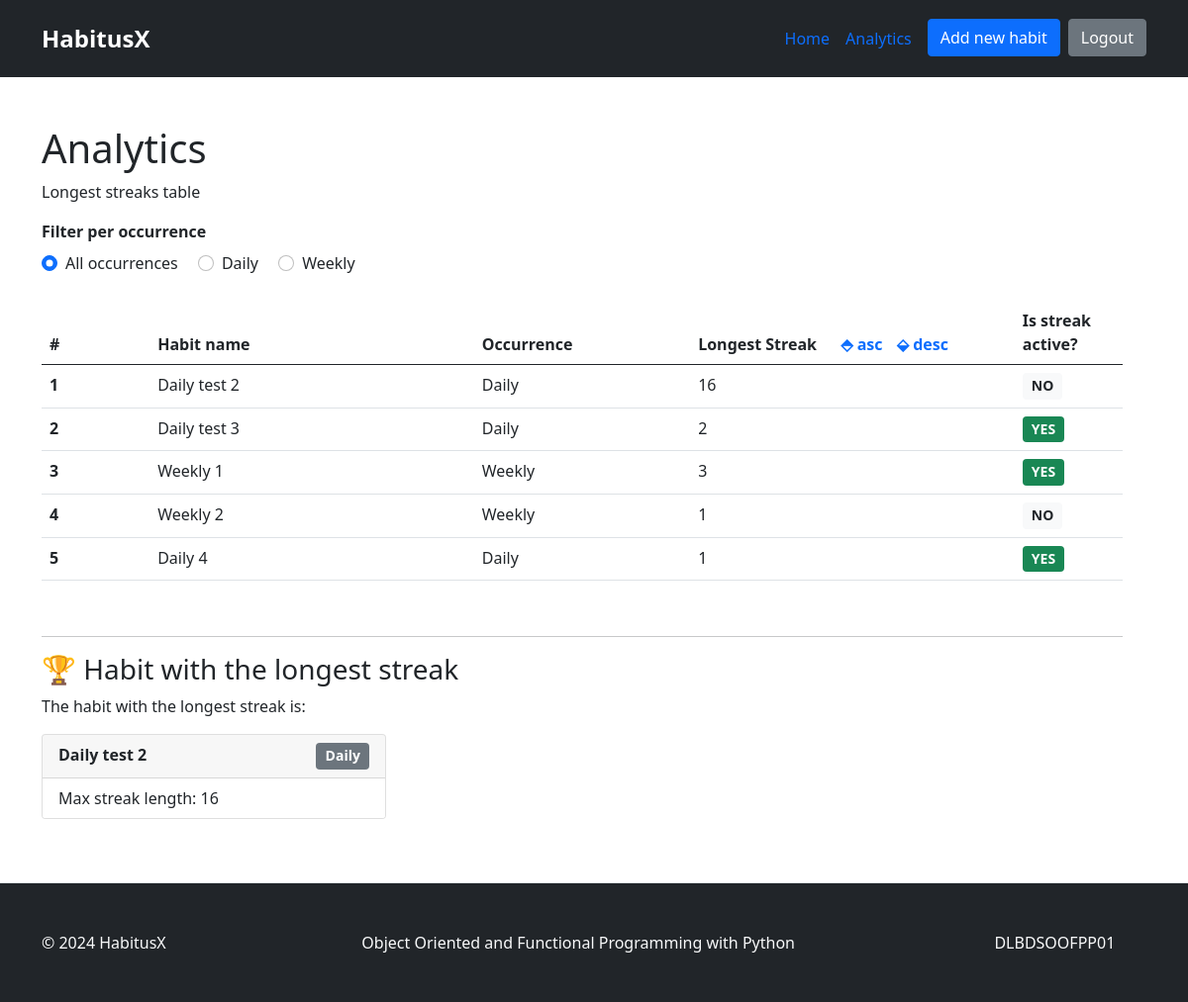
Screenshot of /analytics (signed in) with the database file from the repository.
### habitusxapp/models.py (models this page shows, shortened)
class Habit(models.Model):
    description = models.TextField()
    user = models.ForeignKey(User, on_delete=models.CASCADE)
    occurrence = models.ForeignKey(OccurrenceRate, related_name="occurrence", on_delete=models.CASCADE)
    date_created = models.DateTimeField(default=timezone.now)

class OccurrenceRate(models.Model):
    description = models.TextField(max_length=200)
    daily_rate = models.IntegerField()

### habitusxapp/views.py (the view)
# urls.py: path('analytics', analytics_function_based_list_view, name='analytics'),
def analytics_function_based_list_view(request):
    if request.method != 'GET':
        return HttpResponseNotAllowed(['GET'])
    sort_order = request.GET.get('sort')
    today = timezone.now().date()
    yesterday = today - timedelta(days=1)
    habits = Habit.objects.filter(user=request.user).order_by('date_created')
    habits_list = []
    for habit in habits:
        checkoffs = CheckOff.objects.filter(habit=habit).order_by('date_added')
        consecutive_count = 0
        is_streak_active = False
        if checkoffs.exists() and habit.occurrence.daily_rate == 1:
            consecutive_count = 1
            last_date = checkoffs.first().date_added
            for checkoff in checkoffs[1:]:
                if checkoff.date_added.date() == last_date.date() + timedelta(days=1):
                    consecutive_count += 1
                    last_date = checkoff.date_added
                else:
                    break
            most_recent_date = checkoffs.last().date_added
            if most_recent_date.date() == yesterday or most_recent_date.date() == today:
                is_streak_active = True
        elif checkoffs.exists() and habit.occurrence.daily_rate == 7:
            consecutive_count = 1
            current_week_monday = get_week_monday_from_day(date.today())
            last_week_monday = current_week_monday - timedelta(weeks=1)
            last_week_monday_checkoff = get_week_monday_from_day(checkoffs.first().date_added)
            for checkoff in checkoffs[1:]:
                current_week_monday_checkoff = get_week_monday_from_day(checkoff.date_added)
                if current_week_monday_checkoff.date() == last_week_monday_checkoff.date() + timedelta(weeks=1):
                    consecutive_count += 1
                    last_week_monday_checkoff = current_week_monday_checkoff
                else:
                    break
            most_recent_date = checkoffs.last().date_added
            most_recent_monday = get_week_monday_from_day(most_recent_date)
            if most_recent_monday.date() == current_week_monday or most_recent_monday.date() == last_week_monday:
                is_streak_active = True
        habits_list.append({
            "habit": habit,
            "last_date": last_date,
            "consecutive_count": consecutive_count,
            "is_streak_active": is_streak_active,
        })
    if sort_order == "asc":
        habits_list = sorted(habits_list, key=lambda x: x["consecutive_count"])
    elif sort_order == "desc":
        habits_list = sorted(habits_list, key=lambda x: x["consecutive_count"], reverse=True)
    longest_streak_habits = []
    if not habits_list:
        longest_streak_habits = []
    else:
        highest_count = max(habit["consecutive_count"] for habit in habits_list)
        longest_streak_habits = [habit for habit in habits_list if habit["consecutive_count"] == highest_count]
    context = {
        "habits_list": habits_list,
        "longest_streak_habits": longest_streak_habits
    }
    return render(request, 'analytics.html', context)

### habitusxapp/views.py (called while the page is built)
def get_week_monday_from_day(day):
    return day - timedelta(days=day.weekday())

### templates/analytics.html (shortened to what this page needs)
{% extends 'base-logged.html' %}
{% block content %}
  <div class="row">
    <div class="col-12">
      <h1>Analytics</h1>
      <p>Longest streaks table</p>
    </div>
    <div class="col-12 mb-4">
      <div class="mb-2">
        <b>Filter per occurrence</b>
      </div>
      <div>
        <div class="form-check form-check-inline">
          <input class="form-check-input" type="radio" name="occurrenceFilter" id="all" value="all" checked />
          <label class="form-check-label" for="all">All occurrences</label>
        </div>
        <div class="form-check form-check-inline">
          <input class="form-check-input" type="radio" name="occurrenceFilter" id="daily" value="daily" />
          <label class="form-check-label" for="daily">Daily</label>
        </div>
        <div class="form-check form-check-inline">
          <input class="form-check-input" type="radio" name="occurrenceFilter" id="weekly" value="weekly" />
          <label class="form-check-label" for="weekly">Weekly</label>
        </div>
      </div>
    </div>
    <div class="col-xl-12">
      <table id="habits-table" class="table">
        <thead>
          <tr>
            <th width="10%" scope="col">#</th>
            <th width="30%" scope="col">Habit name</th>
            <th width="20%" scope="col">Occurrence</th>
            <th width="30%" scope="col">
              Longest Streak <a style="text-decoration: none; margin-left: 20px;" href="?sort=desc">&#11032; asc</a> <a style="text-decoration: none; margin-left: 10px;" href="?sort=asc">&#11033; desc</a>
            </th>
            <th width="10%" scope="col">Is streak active?</th>
          </tr>
        </thead>
        <tbody>
          {% for enriched_habit in habits_list %}
            <tr class="{{ enriched_habit.habit.occurrence.description|lower }}">
              <th scope="row">{{ forloop.counter }}</th>
              <td>{{ enriched_habit.habit.description }}</td>
              <td>{{ enriched_habit.habit.occurrence.description }}</td>
              <td>{{ enriched_habit.consecutive_count }}</td>
              <td>
                {% if enriched_habit.is_streak_active %}
                  <span class="badge bg-success">YES</span>
                {% else %}
                  <span class="badge bg-light text-dark">NO</span>
                {% endif %}
              </td>
            </tr>
          {% endfor %}
        </tbody>
      </table>
    </div>
    <div class="col-xl-12">
      <hr style="margin-top: 40px;" />
      <h3>
        &#127942;{% if longest_streak_habits|length == 1 %}
          Habit with the longest streak
        {% else %}
          Habits with the longest streak
        {% endif %}
      </h3>
      <p>
        {% if longest_streak_habits|length == 1 %}
          The habit with the longest streak is:
        {% else %}
          The habits with the longest streak are:
        {% endif %}
      </p>
      <div class="row">
        {% for longest_streak_habit in longest_streak_habits %}
          <div class="col-md-6 col-lg-4">
            <div class="card">
              <div class="card-header d-flex justify-content-between">
                <b>{{ longest_streak_habit.habit.description }}</b> <span class="badge bg-secondary">{{ longest_streak_habit.habit.occurrence.description }}</span>
              </div>
              <ul class="list-group list-group-flush">
                <li class="list-group-item">Max streak length: {{ longest_streak_habit.consecutive_count }}</li>
              </ul>
            </div>
          </div>
        {% endfor %}
      </div>
    </div>
  </div>
{% endblock %}

### static/style.css (style rules this page uses)
.badge { font-size: 14px !important; line-height: 1.2 !important; }

### rows the page displays
Habit: habit.description "Daily test 2", habit.occurrence.description "Daily", consecutive_count "16", shows "NO"
Habit: habit.description "Daily test 3", habit.occurrence.description "Daily", consecutive_count "2", shows "YES"
Habit: habit.description "Weekly 1", habit.occurrence.description "Weekly", consecutive_count "3", shows "YES"
Habit: habit.description "Weekly 2", habit.occurrence.description "Weekly", consecutive_count "1", shows "NO"
Habit: habit.description "Daily 4", habit.occurrence.description "Daily", consecutive_count "1", shows "YES"
